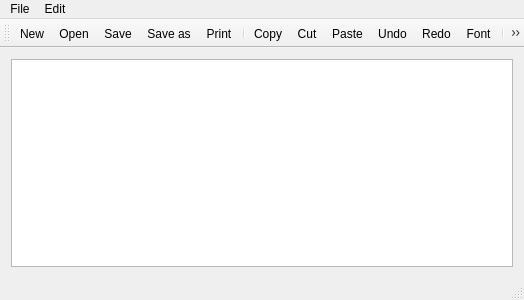
<?xml version="1.0" encoding="UTF-8"?>
<ui version="4.0">
 <class>Notepad</class>
 <widget class="QMainWindow" name="Notepad">
  <property name="geometry">
   <rect>
    <x>0</x>
    <y>0</y>
    <width>524</width>
    <height>300</height>
   </rect>
  </property>
  <property name="windowTitle">
   <string>Notepad</string>
  </property>
  <widget class="QWidget" name="centralWidget">
   <layout class="QVBoxLayout" name="verticalLayout">
    <item>
     <widget class="QTextEdit" name="textEdit"/>
    </item>
   </layout>
  </widget>
  <widget class="QMenuBar" name="menuBar">
   <property name="geometry">
    <rect>
     <x>0</x>
     <y>0</y>
     <width>524</width>
     <height>25</height>
    </rect>
   </property>
   <widget class="QMenu" name="menuFile">
    <property name="title">
     <string>File</string>
    </property>
    <addaction name="actionNew"/>
    <addaction name="actionOpen"/>
    <addaction name="actionSave"/>
    <addaction name="actionSave_as"/>
    <addaction name="actionPrint"/>
    <addaction name="separator"/>
    <addaction name="actionExit"/>
   </widget>
   <widget class="QMenu" name="menuEdit">
    <property name="title">
     <string>Edit</string>
    </property>
    <addaction name="actionCopy"/>
    <addaction name="actionCut"/>
    <addaction name="actionPaste"/>
    <addaction name="separator"/>
    <addaction name="actionUndo"/>
    <addaction name="actionRedo"/>
    <addaction name="actionFont"/>
   </widget>
   <addaction name="menuFile"/>
   <addaction name="menuEdit"/>
  </widget>
  <widget class="QToolBar" name="mainToolBar">
   <attribute name="toolBarArea">
    <enum>TopToolBarArea</enum>
   </attribute>
   <attribute name="toolBarBreak">
    <bool>false</bool>
   </attribute>
   <addaction name="actionNew"/>
   <addaction name="actionOpen"/>
   <addaction name="actionSave"/>
   <addaction name="actionSave_as"/>
   <addaction name="actionPrint"/>
   <addaction name="separator"/>
   <addaction name="actionCopy"/>
   <addaction name="actionCut"/>
   <addaction name="actionPaste"/>
   <addaction name="actionUndo"/>
   <addaction name="actionRedo"/>
   <addaction name="actionFont"/>
   <addaction name="separator"/>
   <addaction name="actionExit"/>
  </widget>
  <widget class="QStatusBar" name="statusBar"/>
  <action name="actionNew">
   <property name="icon">
    <iconset resource="notepad.qrc">
     <normaloff>new.png</normaloff>new.png</iconset>
   </property>
   <property name="text">
    <string>New</string>
   </property>
  </action>
  <action name="actionOpen">
   <property name="icon">
    <iconset resource="notepad.qrc">
     <normaloff>open.png</normaloff>open.png</iconset>
   </property>
   <property name="text">
    <string>Open</string>
   </property>
  </action>
  <action name="actionSave">
   <property name="icon">
    <iconset resource="notepad.qrc">
     <normaloff>save.png</normaloff>save.png</iconset>
   </property>
   <property name="text">
    <string>Save</string>
   </property>
  </action>
  <action name="actionSave_as">
   <property name="icon">
    <iconset resource="notepad.qrc">
     <normaloff>save_as.png</normaloff>save_as.png</iconset>
   </property>
   <property name="text">
    <string>Save as</string>
   </property>
  </action>
  <action name="actionPrint">
   <property name="icon">
    <iconset resource="notepad.qrc">
     <normaloff>print.png</normaloff>print.png</iconset>
   </property>
   <property name="text">
    <string>Print</string>
   </property>
  </action>
  <action name="actionExit">
   <property name="icon">
    <iconset resource="notepad.qrc">
     <normaloff>exit.png</normaloff>exit.png</iconset>
   </property>
   <property name="text">
    <string>Exit</string>
   </property>
  </action>
  <action name="actionCopy">
   <property name="icon">
    <iconset resource="notepad.qrc">
     <normaloff>copy.png</normaloff>copy.png</iconset>
   </property>
   <property name="text">
    <string>Copy</string>
   </property>
  </action>
  <action name="actionCut">
   <property name="icon">
    <iconset resource="notepad.qrc">
     <normaloff>cut.png</normaloff>cut.png</iconset>
   </property>
   <property name="text">
    <string>Cut</string>
   </property>
  </action>
  <action name="actionPaste">
   <property name="icon">
    <iconset resource="notepad.qrc">
     <normaloff>paste.png</normaloff>paste.png</iconset>
   </property>
   <property name="text">
    <string>Paste</string>
   </property>
  </action>
  <action name="actionUndo">
   <property name="icon">
    <iconset resource="notepad.qrc">
     <normaloff>edit_undo.png</normaloff>edit_undo.png</iconset>
   </property>
   <property name="text">
    <string>Undo</string>
   </property>
  </action>
  <action name="actionRedo">
   <property name="icon">
    <iconset resource="notepad.qrc">
     <normaloff>edit_redo.png</normaloff>edit_redo.png</iconset>
   </property>
   <property name="text">
    <string>Redo</string>
   </property>
  </action>
  <action name="actionFont">
   <property name="icon">
    <iconset resource="notepad.qrc">
     <normaloff>font.png</normaloff>font.png</iconset>
   </property>
   <property name="text">
    <string>Font</string>
   </property>
  </action>
 </widget>
 <layoutdefault spacing="6" margin="11"/>
 <resources>
  <include location="notepad.qrc"/>
 </resources>
 <connections/>
</ui>
